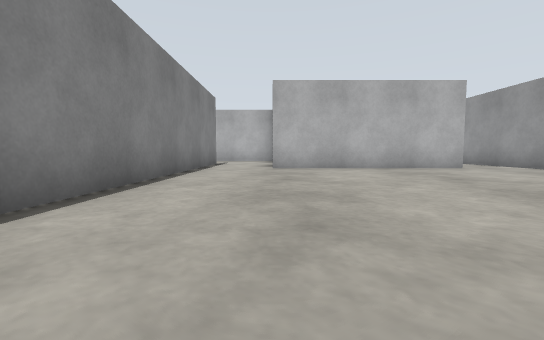
View 1 (above)

15 first-person views from a walk through a robot-simulator world made for Gazebo. The camera is 0.5 m above the floor, tilts 4° down and sees 90° across. The floor is counted in squares, 1 m on a side. Each view is taken from the middle of a square. On the plan, view 1 faces up. The plan holds only what a view shows up to about 9 squares ahead; the rest is blank. The place goes on beyond the plan. The robots in the file are not drawn.

View 2
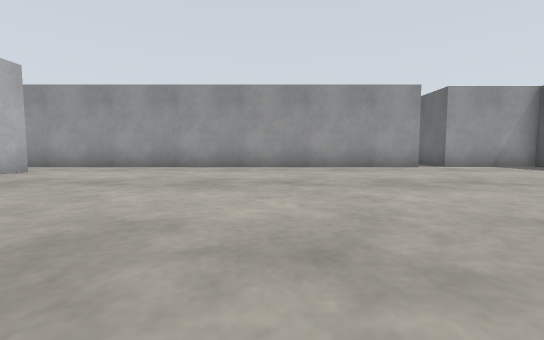

View 3
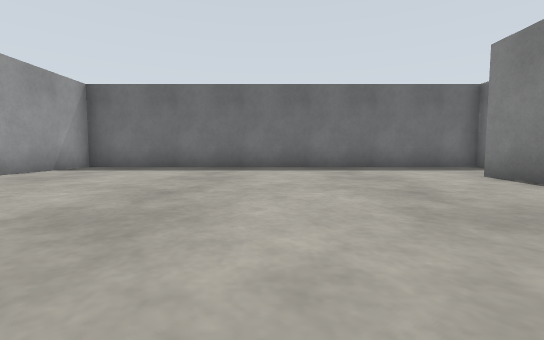

View 4
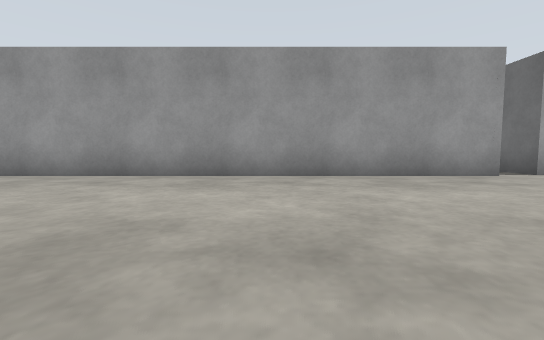

View 5
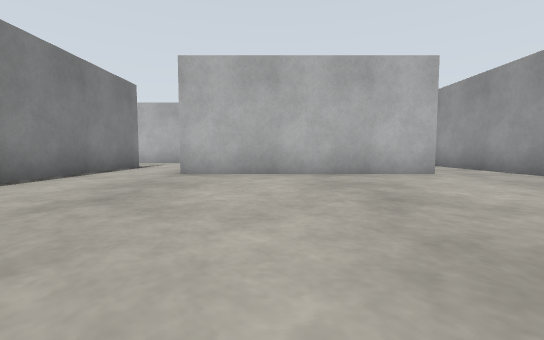

View 6
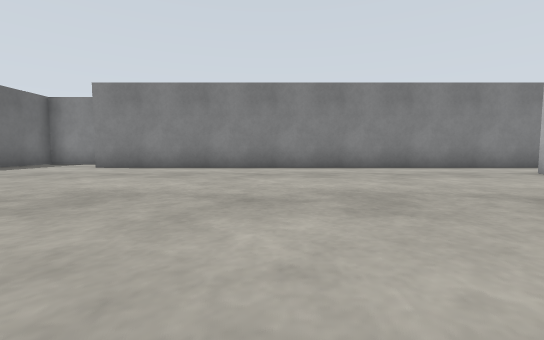

View 7
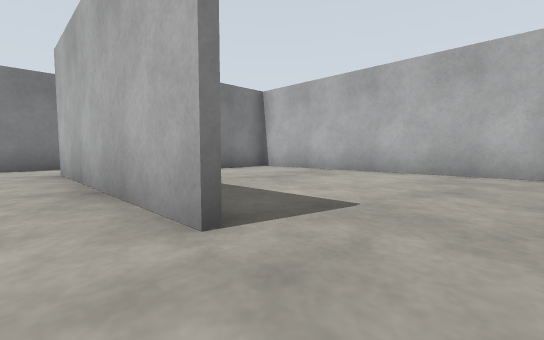

View 8
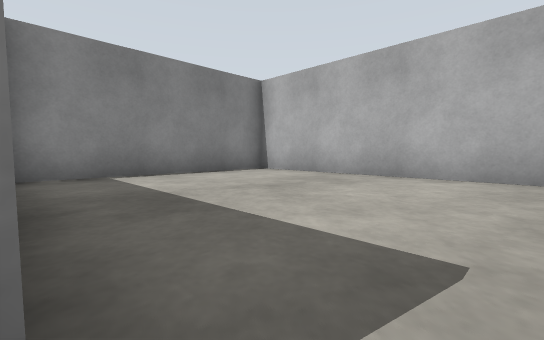

View 9
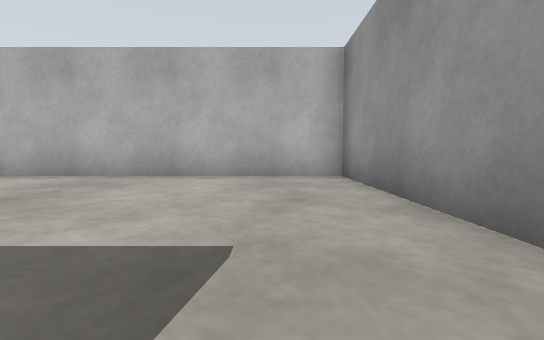

View 10
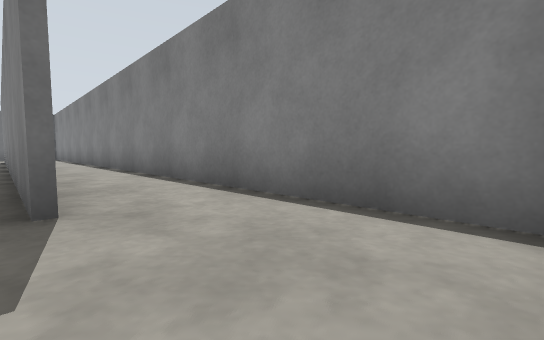

View 11
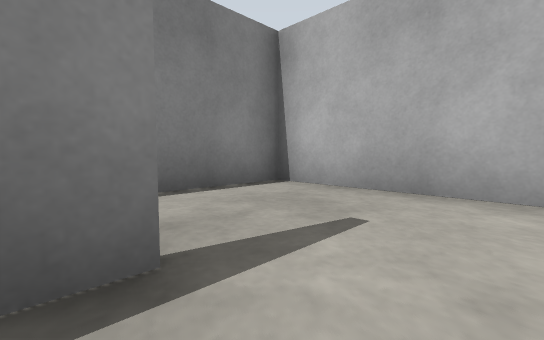

View 12
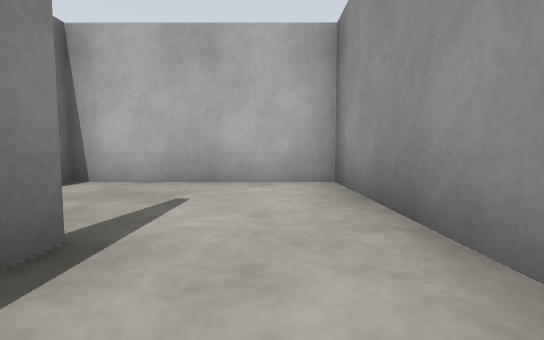

View 13
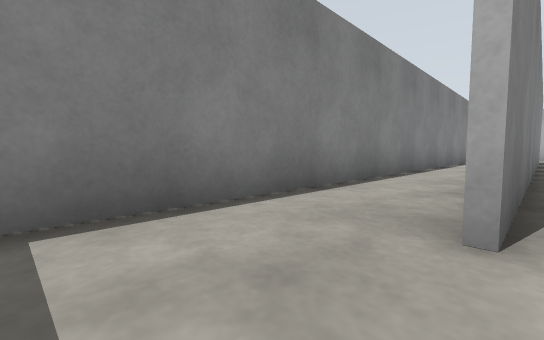

View 14
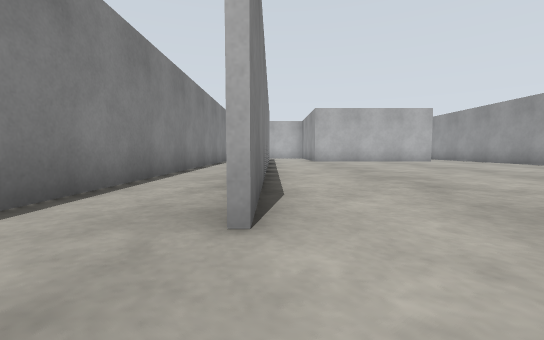

View 15
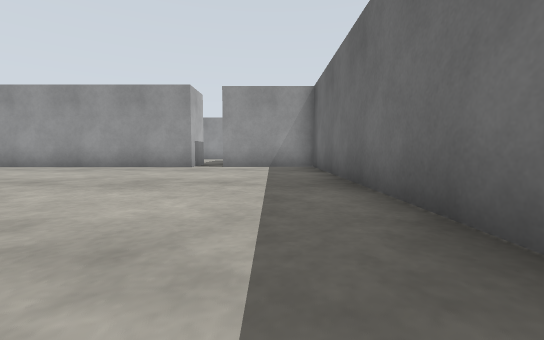

### Floor plan
Ten units are one square. View 1 is at (0, 0); x grows to the right and y downward. Boxes are objects, and circles mark ways between rooms. Rooms are numbered by the first view taken in them; rooms with no view inside come last. Other rooms are left out.
<svg viewBox="-48 -140 139 208">
<path fill="none" stroke="#000" d="M80 25 74 25 74 -74M56 -79 0 -79M-21 -75 -21 34M-26 63 76 63 76 35 86 35M2 -135 2 -81M74 -74 74 -134 -1 -134M-21 -105 -21 -75M0 -99 0 -135M-1 -134 -43 -134 -43 63 -26 63"/>
<circle cx="65" cy="-80" r="3" fill="#2a7"/>
<circle cx="-10" cy="-70" r="3" fill="#2a7"/>
<circle cx="-20" cy="45" r="3" fill="#2a7"/>
<text x="30" y="-10">1</text>
<text x="40" y="-110">2</text>
<text x="-30" y="-60">3</text>
</svg>
Room 1 opens to room 2. Room 1 opens to room 3.

Where each view was taken, in squares from view 1:
view 1: 0 up, 0 right, facing up
view 2: 2 up, 1 left, facing right
view 3: 2 up, 2 right, facing down
view 4: 2 up, 2 right, facing right
view 5: 2 up, 2 right, facing up
view 6: 2 up, 6 right, facing left
view 7: 7 up, 7 right, facing up-left
view 8: 8 up, 6 right, facing up-left
view 9: 8 up, 6 right, facing up
view 10: 13 up, 2 left, facing down-left
view 11: 10 up, 1 left, facing up-left
view 12: 9 up, 1 left, facing up
view 13: 5 down, 2 left, facing up-left
view 14: 5 down, 2 left, facing up
view 15: 5 down, 1 left, facing right
